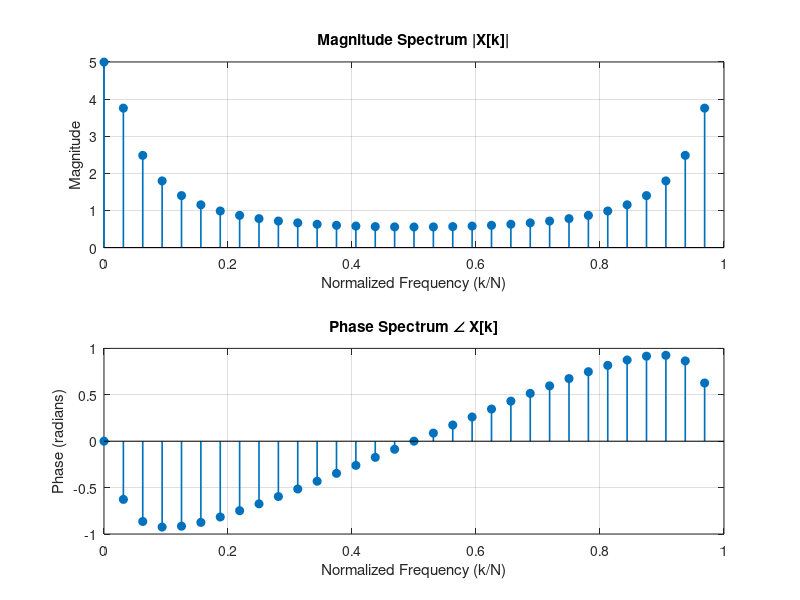

The MATLAB script that drew this image:
% DFT using fft(x, 32) and plotting magnitude and phase spectrum

% signal of 32 samples
N = 32;
n = 0:N-1;
x = 0.8.^n; % Truncated 0.8^n * u(n)

% 32-point DFT
X = fft(x, N);

% Normalized frequency vector k/N
k_norm = (0:N-1) / N;

% Magnitude and Phase
magX = abs(X);
phaseX = angle(X); % Phase in radians

% Magnitude Spectrum
subplot(2,1,1);
stem(k_norm, magX, 'filled', 'LineWidth', 1.2);
grid on;
title('Magnitude Spectrum |X[k]|');
xlabel('Normalized Frequency (k/N)');
ylabel('Magnitude');

% Phase Spectrum
subplot(2,1,2);
stem(k_norm, phaseX, 'filled', 'LineWidth', 1.2);
grid on;
title('Phase Spectrum \angle X[k]');
xlabel('Normalized Frequency (k/N)');
ylabel('Phase (radians)');
